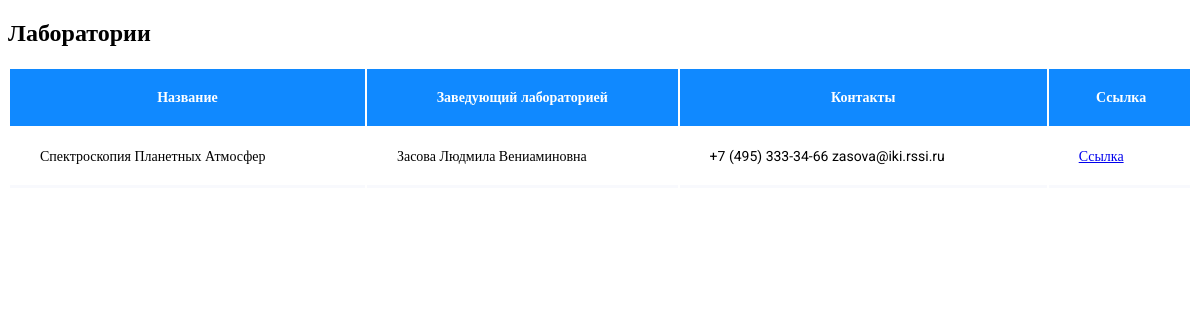
/fields/, run on an earlier commit of the app's database.
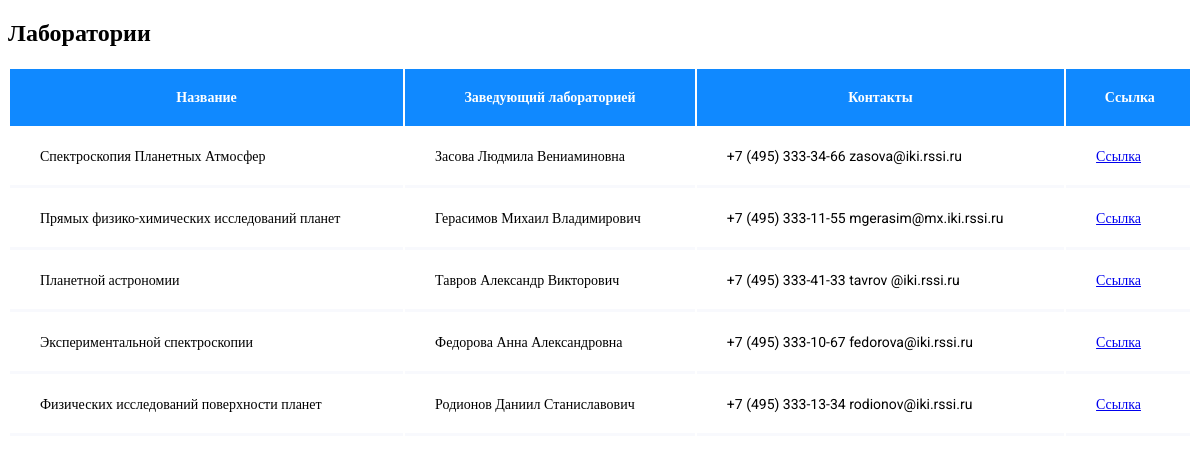
And on a later commit of the database.
### fields/models.py (models this page shows)
class Laboratory(models.Model):
    category = models.CharField(max_length=255)
    head = models.CharField(max_length=255)
    contacts = models.CharField(max_length=255)
    link = models.CharField(max_length=255)

### fields/views.py (the view)
# urls.py: path('', views.index, name='edu'),
def index(request):
    laboratories = Laboratory.objects.all()
    template = loader.get_template('fields/index.html')
    context = {
        'laboratories': laboratories
    }
    return HttpResponse(template.render(context, request))

### fields/templates/fields/index.html (shortened to what this page needs)
<!DOCTYPE html>
<html>
<head>
</head>
<body>
<h2>Лаборатории</h2>
<table style="width:100%">
  <tr>
    <th>Название</th>
    <th>Заведующий лабораторией</th>
    <th>Контакты</th>
    <th> Ссылка</th>
  </tr>
  {% for l in laboratories %}
    <tr>
      <td>{{l.category}}</td>
      <td>{{l.head}}</td>
      <td>{{l.contacts}}</td>
      <td><a href="{{l.link}}">Ссылка</a></td>
    </tr>
  {% endfor %}
</table>
</body>

What changed in the data, as far as the page shows it:
added Laboratory: category "Прямых физико-химических исследований планет", head "Герасимов Михаил Владимирович", contacts "+7 (495) 333-11-55 mgerasim@mx.iki.rssi.ru"
added Laboratory: category "Планетной астрономии", head "Тавров Александр Викторович", contacts "+7 (495) 333-41-33 tavrov @iki.rssi.ru"
added Laboratory: category "Экспериментальной спектроскопии", head "Федорова Анна Александровна", contacts "+7 (495) 333-10-67 fedorova@iki.rssi.ru"
added Laboratory: category "Физических исследований поверхности планет", head "Родионов Даниил Станиславович", contacts "+7 (495) 333-13-34 rodionov@iki.rssi.ru"
